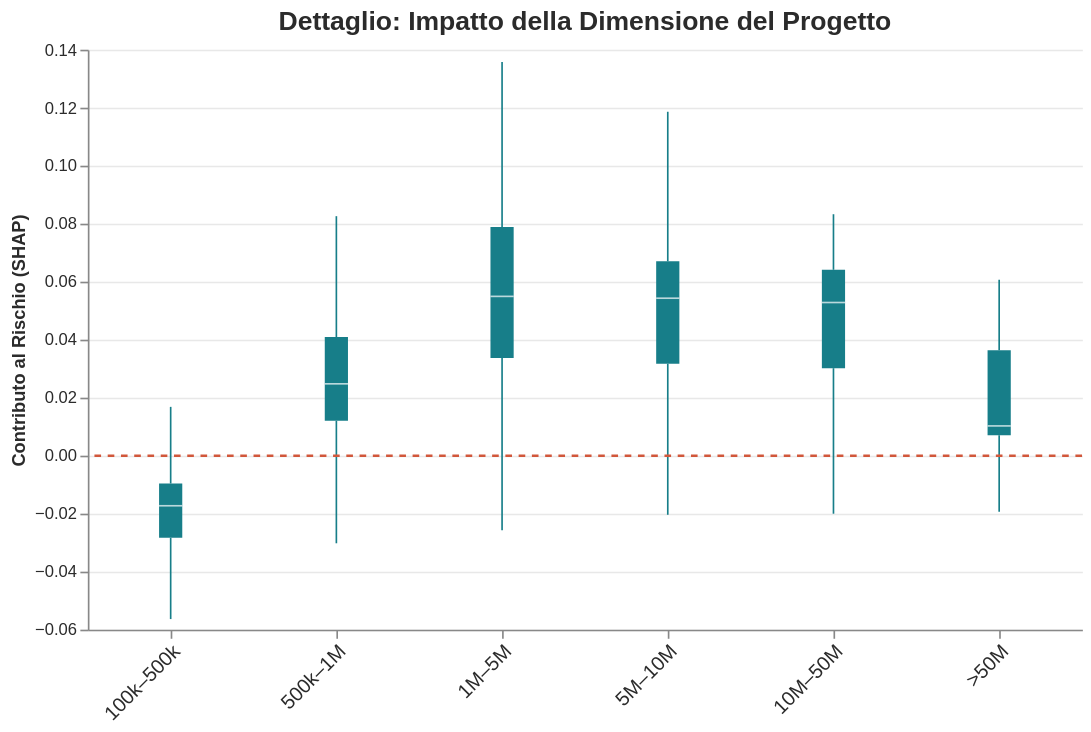

Describe this chart as a Vega-Lite specification.
### Vega-Lite specification from a JSON file in a GitHub repository (floating-point values rounded to 4 significant figures; data arrays with more than 128 entries replaced by an {"elided": "..."} marker saying what was removed)
{"config": {"view": {"continuousWidth": 300, "continuousHeight": 300, "strokeWidth": 0}}, "layer": [{"data": {"name": "data-c47bc291d1d976cc23154b8cbe7d2945"}, "mark": {"type": "boxplot", "color": "#177E89", "extent": 1.5, "outliers": false}, "encoding": {"x": {"axis": {"labelAngle": -45, "labelColor": "#2b2b2b", "labelFontSize": 12}, "field": "CLASSE_DIMENSIONE", "sort": ["100k–500k", "500k–1M", "1M–5M", "5M–10M", "10M–50M", ">50M"], "title": null, "type": "ordinal"}, "y": {"axis": {"gridColor": "#e8e8e8", "labelColor": "#2b2b2b", "titleColor": "#2b2b2b"}, "field": "CLASSE_DIMENSIONE_SHAP", "title": "Contributo al Rischio (SHAP)", "type": "quantitative"}}}, {"data": {"name": "data-a0a55d106695e8d630baff0f16eee66d"}, "mark": {"type": "rule", "color": "#D1573B", "size": 1.5, "strokeDash": [4, 4]}, "encoding": {"y": {"field": "y", "type": "quantitative"}}}], "height": 350, "title": {"text": "Dettaglio: Impatto della Dimensione del Progetto", "color": "#2b2b2b", "fontSize": 16}, "width": 600, "$schema": "https://vega.github.io/schema/vega-lite/v5.20.1.json", "datasets": {"data-c47bc291d1d976cc23154b8cbe7d2945": {"elided": "3000 records"}, "data-a0a55d106695e8d630baff0f16eee66d": [{"y": 0}]}}
